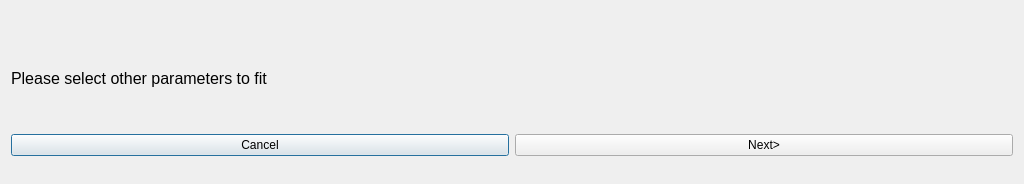
<?xml version="1.0" encoding="UTF-8"?>
<ui version="4.0">
 <class>Dialog</class>
 <widget class="QDialog" name="Dialog">
  <property name="geometry">
   <rect>
    <x>0</x>
    <y>0</y>
    <width>1024</width>
    <height>184</height>
   </rect>
  </property>
  <property name="windowTitle">
   <string>Dialog</string>
  </property>
  <layout class="QGridLayout" name="gridLayout_2">
   <item row="0" column="0">
    <layout class="QGridLayout" name="gridLayout">
     <item row="0" column="0" colspan="2">
      <widget class="QLabel" name="label">
       <property name="sizePolicy">
        <sizepolicy hsizetype="Expanding" vsizetype="Preferred">
         <horstretch>0</horstretch>
         <verstretch>0</verstretch>
        </sizepolicy>
       </property>
       <property name="maximumSize">
        <size>
         <width>16777215</width>
         <height>100</height>
        </size>
       </property>
       <property name="font">
        <font>
         <pointsize>12</pointsize>
        </font>
       </property>
       <property name="text">
        <string>Please select other parameters to fit</string>
       </property>
      </widget>
     </item>
     <item row="1" column="0">
      <widget class="QPushButton" name="cancelPB">
       <property name="text">
        <string>Cancel</string>
       </property>
      </widget>
     </item>
     <item row="1" column="1">
      <widget class="QPushButton" name="nextPB">
       <property name="text">
        <string>Next&gt;</string>
       </property>
      </widget>
     </item>
    </layout>
   </item>
  </layout>
 </widget>
 <resources/>
 <connections/>
</ui>
